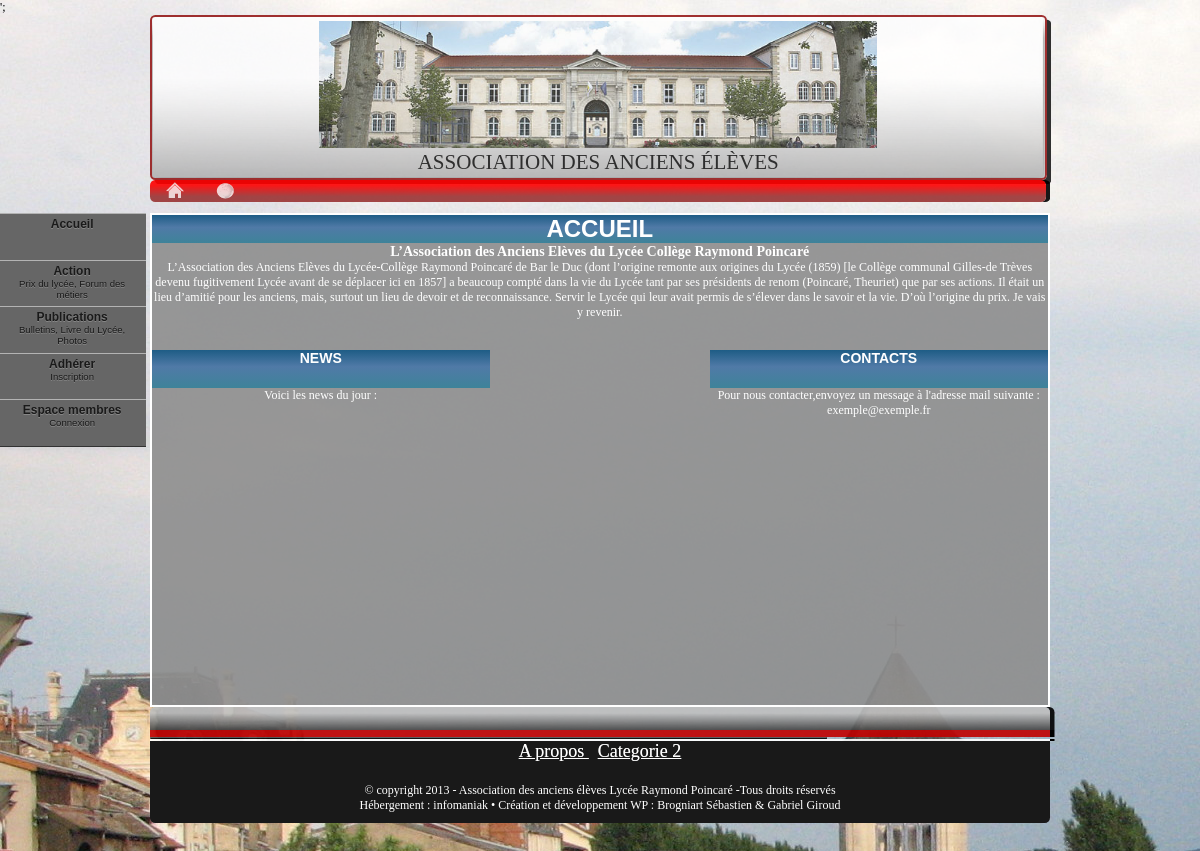
/Association-anciens-eleves/index.php, run on the app's committed database.
### tables this page shows
CREATE TABLE IF NOT EXISTS `accueil` (
  `id` int(11) NOT NULL AUTO_INCREMENT,
  `banderole` varchar(100) NOT NULL,
  `titre` varchar(100) NOT NULL,
  `texte` text NOT NULL,
  PRIMARY KEY (`id`)
);

CREATE TABLE IF NOT EXISTS `news` (
  `id` int(11) NOT NULL AUTO_INCREMENT,
  `banderole` varchar(200) NOT NULL,
  `texte` text NOT NULL,
  PRIMARY KEY (`id`)
);

CREATE TABLE IF NOT EXISTS `contacts` (
  `id` int(11) NOT NULL AUTO_INCREMENT,
  `banderole` varchar(200) NOT NULL,
  `texte` text NOT NULL,
  PRIMARY KEY (`id`)
);

CREATE TABLE IF NOT EXISTS `categorie_piedpage1` (
  `id` int(11) NOT NULL AUTO_INCREMENT,
  `nom_categorie` varchar(100) NOT NULL,
  `titre` varchar(100) NOT NULL,
  `texte` text NOT NULL,
  PRIMARY KEY (`id`)
);

CREATE TABLE IF NOT EXISTS `categorie_piedpage3` (
  `id` int(11) NOT NULL AUTO_INCREMENT,
  `nom_categorie` varchar(110) NOT NULL,
  `titre` varchar(110) NOT NULL,
  `texte` text NOT NULL,
  PRIMARY KEY (`id`)
);

### Association-anciens-eleves/Accueil.php (the view, shortened to what this page needs)
<?php
		try
	{
		$bdd = new PDO('mysql:host=localhost;dbname=texte_assoc', 'root','');
	}
		catch(Exception $e)
	{
        die('Erreur : '.$e->getMessage());
	}
echo"<div id='bande_inscription'>";
	$bdd->exec("SET CHARACTER SET utf8");
	$requete=$bdd->query('SELECT banderole,titre,texte FROM accueil WHERE id=1');
	while ($ligne = $requete->fetch())
	{
	echo'<h1>'.$ligne["banderole"].'</h1>' ;
echo'</div>';
echo"  <center> <h3> ".$ligne["titre"]."</h3> </center> ";
echo $ligne["texte"];
}
echo"<div id='news'>";
		echo"<div id='bande_inscription_news'>";
		$requete2=$bdd->query('SELECT banderole,texte FROM news WHERE id=1');
		while ($ligne = $requete2->fetch())
			{
				echo'<h3>'.$ligne["banderole"].'</h3>' ;
				echo'</div>';
				echo"<div id='texte_news'>";
				echo $ligne["texte"];
				echo"</div>";
			}
echo"</div>";
echo"<div id='contacts'>";
		echo"<div id='bande_inscription_contacts'>";
		$requete3=$bdd->query('SELECT banderole,texte FROM contacts WHERE id=1');
		while ($ligne = $requete3->fetch())
			{
				echo'<h3>'.$ligne["banderole"].'</h3>' ;
				echo'</div>';
				echo"<div id='texte_contacts'>";
				echo $ligne["texte"];
				echo"</div>";
			}
echo"</div>";
?>

### Association-anciens-eleves/index.php (shortened to what this page needs)
<!doctype html>
<html lang="fr">
	<head>
			<?php
			include('include/style_CSS.php');
				?>
	</head>
	<body>
			<?php
			include('include/header.php');
			?>
			<?php
			include('include/menu.php');
				?>
				<div id="contenu">
						<?php
$pagesOK['accueil'] = 'accueil.php';
$pagesOK['adherer'] = 'page_adherer2.php';
$pagesOK['login'] = 'login.php';
$pagesOK['loginok'] = 'loginok.php';
$pagesOK['association'] = 'association.php';
$pagesOK['livre'] = 'livre.php';
$pagesOK['404'] = '404.php';
$pagesOK['fiche_recap'] = 'fiche_recapitulative.php';
$pagesOK['deconnexion'] = 'deconnexion.php';
$pagesOK['options'] = '..admin/options.php';
 $pagesOK['supprimer'] = 'supprimer.php';
  $pagesOK['fiche_recapitulative'] = 'fiche_recapitulative.php';
  $pagesOK['Page_adherer2'] = 'Page_adherer2.php';
   $pagesOK['piedpage_categorie1'] = 'piedpage_categorie1.php';
	$pagesOK['piedpage_categorie3'] = 'piedpage_categorie3.php';
	$pagesOK['Choix-actions'] = 'Choix-actions.php';
	$pagesOK['Choix-publications'] = 'Choix-publications.php';
	$pagesOK['Index-Bulletins'] = 'Index-Bulletins.php';
	$pagesOK['Index-Photos'] = 'Index-Photos.php';
if(!empty($_GET['page'])
&& array_key_exists($_GET['page'], $pagesOK))
{
    $page = $_GET['page'];
include($pagesOK[$page]);
}
		else
		{
include('accueil.php');
		}
  ?>
			    </div>
				<?php
		  include('include/footer.php');
		  ?>
		</body>
</html>

### Association-anciens-eleves/include/style_CSS.php
<link rel="stylesheet" href="style.css" type="text/css" media="screen" />';

### Association-anciens-eleves/include/header.php (shortened to what this page needs)
<div id="page">
	<div id="header">
		<div id="img_titre_head">
			<img src="images/lycee1.jpg" />
		</div>
		<div id="textbandeau">
			<span>ASSOCIATION DES ANCIENS ÉLÈVES<span>
		</div>
	</div>
	<?php
	 if (empty($_SESSION['id']))
	 {
	 ?>
	<div id="bande">
		 <a href="index.php?page=accueil"><img class='img' src="images/accueil2.gif" alt="Retour à l'accueil"><span> Retour à l'accueil</span></a>
		<a href="http://www.poincare55.ac-nancy-metz.fr/index.php"><img class='img2' src="images/terre.png" alt="Retour au site du lycée"><span> Site du lycée  </span></a>
		<?php
		}
		?>
	</div>

### Association-anciens-eleves/include/menu.php (shortened to what this page needs)
<div id='menu'>
                 <section id="menu2" class="crayon article-css-19 demoTime">
<ul>
<li>
<a href="index.php">
Accueil
</a>
</li>
<li>
<a href="index.php?page=Choix-actions">
Action
<strong>Prix du lycée, Forum des métiers</strong>
</a>
</li>
<li>
<a href="index.php?page=Choix-publications">
Publications
<strong>Bulletins, Livre du Lycée, Photos</strong>
</a>
</li>
<li>
<a href="index.php?page=Page_adherer2">
Adhérer
<strong>Inscription</strong>
</a>
</li>
<li>
<a href="index.php?page=login">
Espace membres
<strong>Connexion</strong>
</a>
</li>
</ul>
 </section>
</div>

### Association-anciens-eleves/include/footer.php
<?php
		try
	{
		$bdd = new PDO('mysql:host=localhost;dbname=texte_assoc', 'root','');
	}
		catch(Exception $e)
	{
        die('Erreur : '.$e->getMessage());
	}
?>
<div id="bande2">
				</div>
				<div id="piedpagehaut">
				</div>
					<div id="bande3"></div>
				<div id="bande4">
				</div>
				<div id="piedpagebas2">
					<?php
					echo'<div id="categories">';
						echo'<a class="Qui_sommes_nous" href="index.php?page=piedpage_categorie1" alt="cliquez ici">';
						$requete=$bdd->query("SELECT nom_categorie FROM categorie_piedpage1 WHERE id=1");
	while ($ligne = $requete->fetch())
	{
	echo $ligne["nom_categorie"] ;
					echo'	</a>&nbsp&nbsp';
}
						echo'<a class="trucs1" href="index.php?page=piedpage_categorie3" alt="cliquez ici">';
						$requete3=$bdd->query("SELECT nom_categorie FROM categorie_piedpage3 WHERE id=1");
						while ($ligne = $requete3->fetch())
	{
	echo $ligne["nom_categorie"] ;
						echo'</a></br></br>';
						}
							echo'</div>';
						?>
				© copyright 2013 - Association des anciens élèves Lycée Raymond Poincaré  -Tous droits réservés </br>
				Hébergement : infomaniak • Création et développement WP : Brogniart Sébastien & Gabriel Giroud
				</div>

### data on the page
accueil: banderole "ACCUEIL", titre "L’Association des Anciens Elèves du Lycée Collège Raymond Poincaré", texte "L’Association des Anciens Elèves du Lycée-Collège Raymond Poincaré de Bar le Duc (dont l’origine remonte aux origines du Lycée (1859) [le Collège communal Gilles-de Trèves devenu fugitivement Lycée avant de se déplacer ici en 1857] a beaucoup compté dans la vie du Lycée tant par ses présidents de renom (Poincaré, Theuriet) que par ses actions. Il était un lieu d’amitié pour les anciens, mais, surtout un lieu de devoir et de reconnaissance. Servir le Lycée qui leur avait permis de s’élever dans le savoir et la vie. D’où l’origine du prix. Je vais y revenir."
news: banderole "NEWS", texte "Voici les news du jour :"
contacts: banderole "CONTACTS", texte "Pour nous contacter,envoyez un message à l'adresse mail suivante : exemple@exemple.fr"
categorie_piedpage1: nom_categorie "A propos"
categorie_piedpage3: nom_categorie "Categorie 2"
